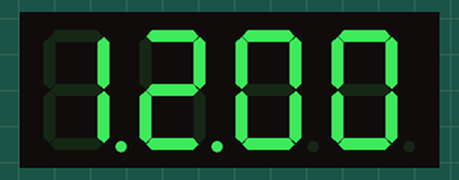
Simulated run of this sketch. Board: Arduino Uno, built with avr-gcc and run on an emulated ATmega328P. On the bench: 4-digit seven-segment display. Wiring (inferred from the names in the program): MAX7219 LED driver: data pin 11; clock pin 13; CS pin 10.

Above: at 0.2 s.
At 31.2 s:
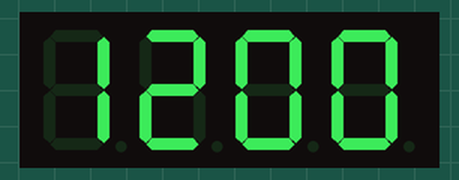
At 64.2 s:
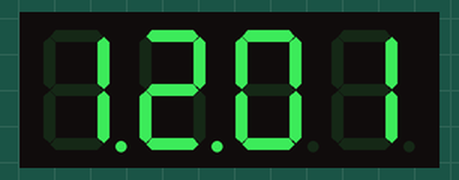
At 95.2 s:
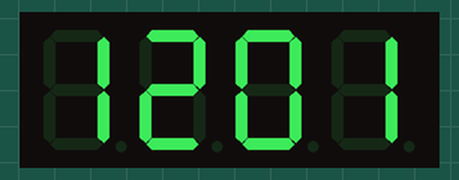
At 121.2 s:
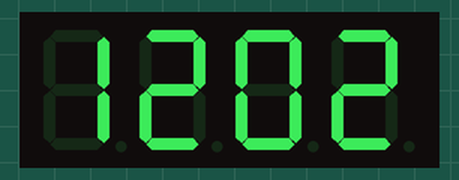
At 128.2 s:
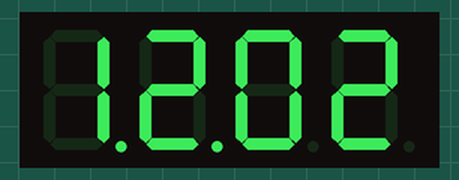

The sketch:

test_on_max7219.ino
```cpp
#define DIN_PIN   11
#define LOAD_PIN  10
#define CLK_PIN   13

int hours   = 12;
int minutes = 0;
int seconds = 0;

unsigned long lastTick = 0;
bool colonOn = true;

void sendData(byte address, byte data) {
  digitalWrite(LOAD_PIN, LOW);
  shiftOut(DIN_PIN, CLK_PIN, MSBFIRST, address);
  shiftOut(DIN_PIN, CLK_PIN, MSBFIRST, data);
  digitalWrite(LOAD_PIN, HIGH);
}

void showTime() {
  byte h10 = hours / 10;
  byte h1  = hours % 10;
  byte m10 = minutes / 10;
  byte m1  = minutes % 10;

  byte d2 = h1;
  byte d3 = h10;
  if (colonOn) {
    d2 |= 0x80;
    d3 |= 0x80;
  }

  sendData(0x01, m1);   // DIG0
  sendData(0x02, m10);  // DIG1
  sendData(0x03, d2);   // DIG2
  sendData(0x04, d3);   // DIG3
}

void setup() {
  pinMode(DIN_PIN, OUTPUT);
  pinMode(CLK_PIN, OUTPUT);
  pinMode(LOAD_PIN, OUTPUT);

  digitalWrite(CLK_PIN, LOW);
  digitalWrite(LOAD_PIN, HIGH);
  delay(100);

  sendData(0x0F, 0x00);   // off
  sendData(0x0C, 0x01);   // Normal
  sendData(0x09, 0x0F);
  sendData(0x0B, 0x03);
  sendData(0x0A, 0x08);

  showTime();
  lastTick = millis();
}

void loop() {
  if (millis() - lastTick >= 1000) {
    lastTick += 1000;

    if (++seconds >= 60) {
      seconds = 0;
      if (++minutes >= 60) {
        minutes = 0;
        if (++hours >= 24) hours = 0;
      }
    }

    colonOn = !colonOn;   // blink
    showTime();
  }
}
```

Measured:
- what the display in image 0 shows lasts 1.0 s, from 0.1 s to 1.1 s
